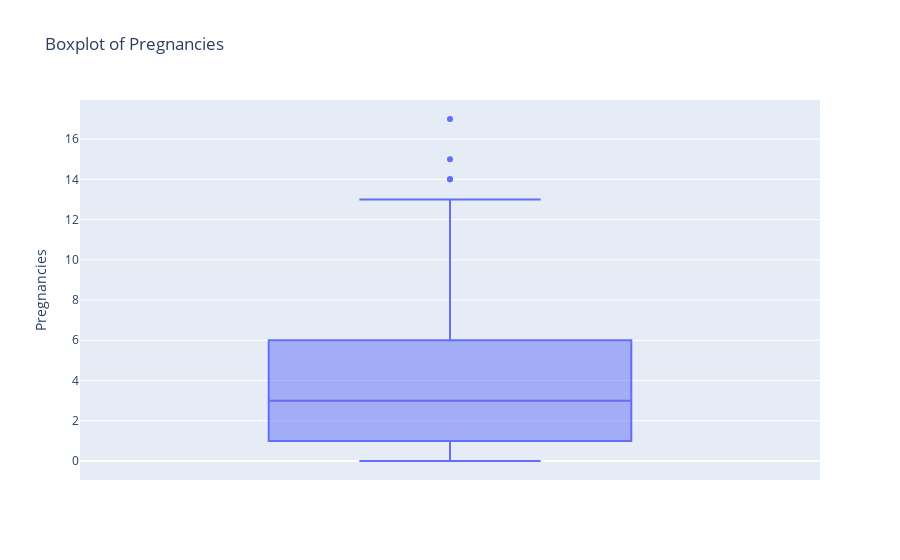
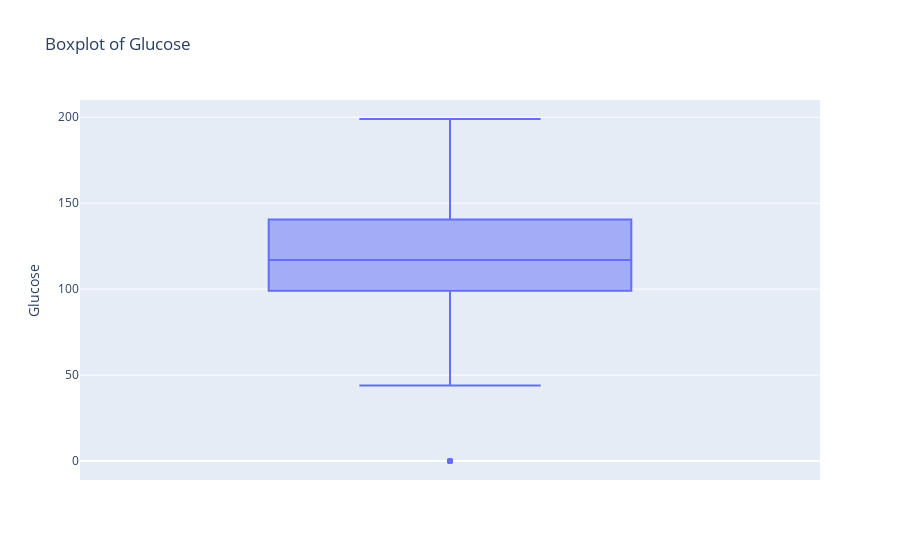
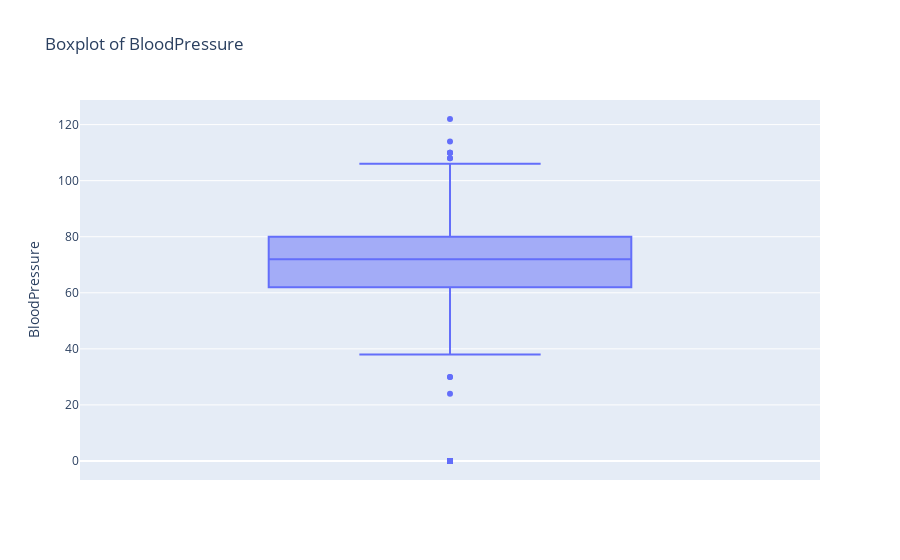
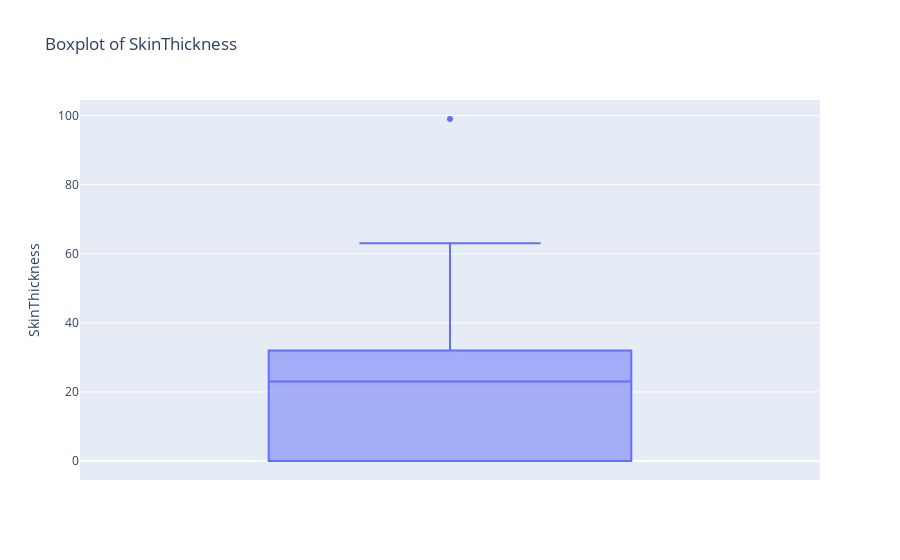

Notebook code for these charts, in order:
### Code cell
# plotting outliers using boxplot in plotly
import plotly.express as px
for col in numerical_columns:
    fig = px.box(df, y=col, title=f'Boxplot of {col}', points='outliers')
    fig.show()

### Figure 1 — Plotly figure (JSON) as saved in the notebook; plotly's stock layout.template omitted (floating-point values rounded to 4 significant figures; data arrays with more than 128 entries replaced by an {"elided": "..."} marker saying what was removed)
{"data": [{"alignmentgroup": "True", "boxpoints": "outliers", "hovertemplate": "Pregnancies=%{y}<extra></extra>", "legendgroup": "", "marker": {"color": "#636efa"}, "name": "", "notched": false, "offsetgroup": "", "orientation": "v", "showlegend": false, "type": "box", "x0": " ", "xaxis": "x", "y": {"elided": "768 int values"}, "y0": " ", "yaxis": "y"}], "layout": {"boxmode": "group", "legend": {"tracegroupgap": 0}, "title": {"text": "Boxplot of Pregnancies"}, "xaxis": {"anchor": "y", "domain": [0, 1]}, "yaxis": {"anchor": "x", "domain": [0, 1], "title": {"text": "Pregnancies"}}}}

### Figure 2 — Plotly figure (JSON) as saved in the notebook; plotly's stock layout.template omitted (floating-point values rounded to 4 significant figures; data arrays with more than 128 entries replaced by an {"elided": "..."} marker saying what was removed)
{"data": [{"alignmentgroup": "True", "boxpoints": "outliers", "hovertemplate": "Glucose=%{y}<extra></extra>", "legendgroup": "", "marker": {"color": "#636efa"}, "name": "", "notched": false, "offsetgroup": "", "orientation": "v", "showlegend": false, "type": "box", "x0": " ", "xaxis": "x", "y": {"elided": "768 int values"}, "y0": " ", "yaxis": "y"}], "layout": {"boxmode": "group", "legend": {"tracegroupgap": 0}, "title": {"text": "Boxplot of Glucose"}, "xaxis": {"anchor": "y", "domain": [0, 1]}, "yaxis": {"anchor": "x", "domain": [0, 1], "title": {"text": "Glucose"}}}}

### Figure 3 — Plotly figure (JSON) as saved in the notebook; plotly's stock layout.template omitted (floating-point values rounded to 4 significant figures; data arrays with more than 128 entries replaced by an {"elided": "..."} marker saying what was removed)
{"data": [{"alignmentgroup": "True", "boxpoints": "outliers", "hovertemplate": "BloodPressure=%{y}<extra></extra>", "legendgroup": "", "marker": {"color": "#636efa"}, "name": "", "notched": false, "offsetgroup": "", "orientation": "v", "showlegend": false, "type": "box", "x0": " ", "xaxis": "x", "y": {"elided": "768 int values"}, "y0": " ", "yaxis": "y"}], "layout": {"boxmode": "group", "legend": {"tracegroupgap": 0}, "title": {"text": "Boxplot of BloodPressure"}, "xaxis": {"anchor": "y", "domain": [0, 1]}, "yaxis": {"anchor": "x", "domain": [0, 1], "title": {"text": "BloodPressure"}}}}

### Figure 4 — Plotly figure (JSON) as saved in the notebook; plotly's stock layout.template omitted (floating-point values rounded to 4 significant figures; data arrays with more than 128 entries replaced by an {"elided": "..."} marker saying what was removed)
{"data": [{"alignmentgroup": "True", "boxpoints": "outliers", "hovertemplate": "SkinThickness=%{y}<extra></extra>", "legendgroup": "", "marker": {"color": "#636efa"}, "name": "", "notched": false, "offsetgroup": "", "orientation": "v", "showlegend": false, "type": "box", "x0": " ", "xaxis": "x", "y": {"elided": "768 int values"}, "y0": " ", "yaxis": "y"}], "layout": {"boxmode": "group", "legend": {"tracegroupgap": 0}, "title": {"text": "Boxplot of SkinThickness"}, "xaxis": {"anchor": "y", "domain": [0, 1]}, "yaxis": {"anchor": "x", "domain": [0, 1], "title": {"text": "SkinThickness"}}}}
